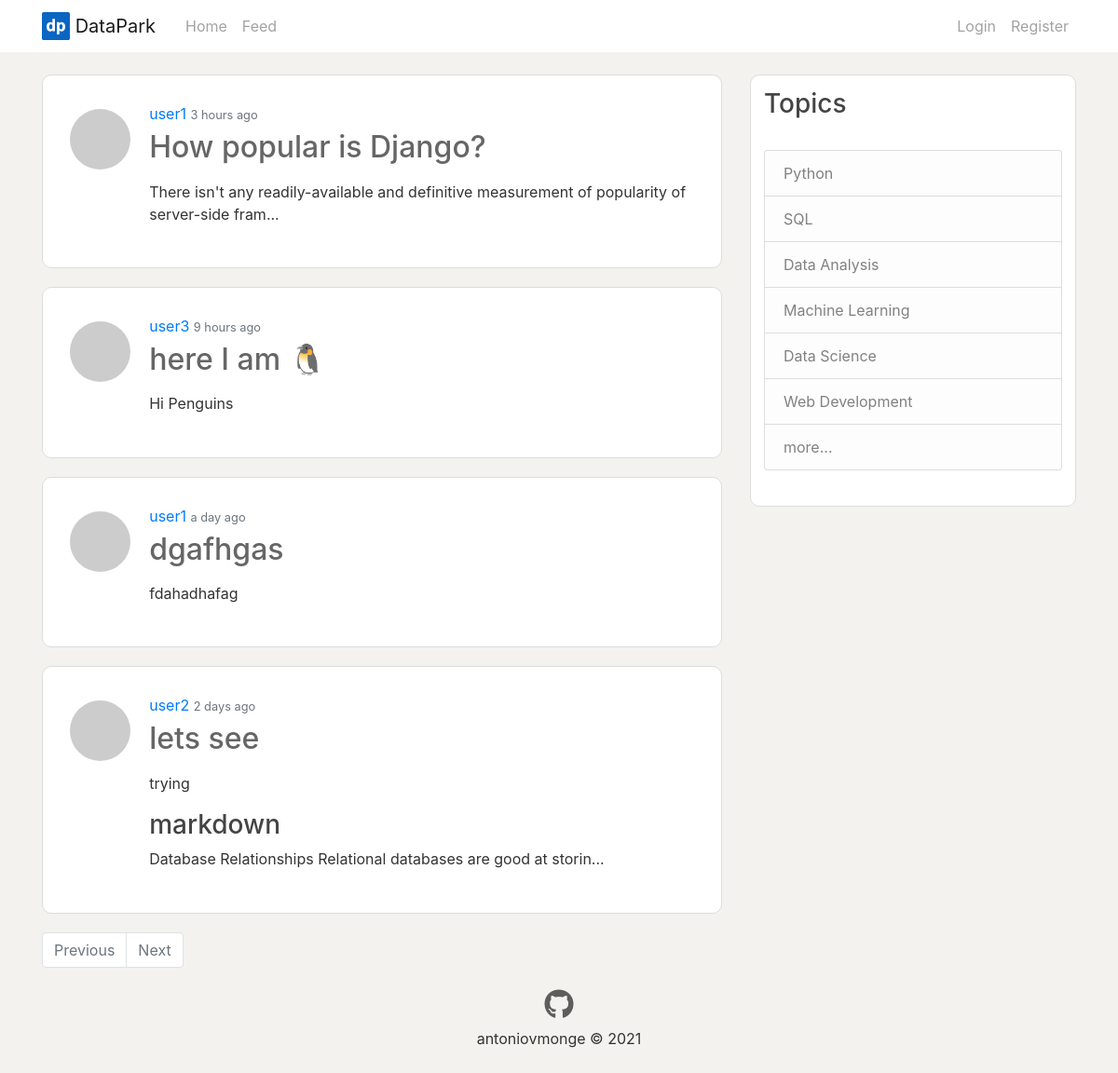
The page /home on the database its author committed.
### app/models.py (models this page shows, shortened)
class Post(db.Model):
    id = db.Column(db.Integer, primary_key=True)
    title = db.Column(db.String(100))
    body = db.Column(db.Text)
    body_html = db.Column(db.Text)
    timestamp = db.Column(db.DateTime, index=True, default=datetime.utcnow)
    user_id = db.Column(db.Integer, db.ForeignKey('user.id'))

class User(UserMixin, db.Model):
    id = db.Column(db.Integer, primary_key=True)
    username = db.Column(db.String(64), index=True, unique=True)
    email = db.Column(db.String(120), index=True, unique=True)
    password_hash = db.Column(db.String(128))
    about_me = db.Column(db.String(140))
    last_seen = db.Column(db.DateTime, default=datetime.utcnow)
    posts = db.relationship('Post', backref='author', lazy='dynamic')
    followed = db.relationship(
        'User',
        secondary=followers,
        primaryjoin=(followers.c.follower_id == id),
        secondaryjoin=(followers.c.followed_id == id),
        backref=db.backref('followers', lazy='dynamic'),
        lazy='dynamic')
    messages_sent = db.relationship('Message',
                                    foreign_keys='Message.sender_id',
                                    backref='author', lazy='dynamic')
    messages_received = db.relationship('Message',
                                        foreign_keys='Message.recipient_id',
                                        backref='recipient', lazy='dynamic')
    last_message_read_time = db.Column(db.DateTime)
    notifications = db.relationship('Notification', backref='user',
                                    lazy='dynamic')
    def avatar(self, size):
        digest = md5(self.email.lower().encode('utf-8')).hexdigest()
        return f"https://www.gravatar.com/avatar/{digest}?d=identicon&s={size}"

### app/main/routes.py (the view)
@bp.route('/', methods=['GET', 'POST'])
@bp.route('/home', methods=['GET', 'POST'])
def home():
    page = request.args.get('page', 1, type=int)
    posts = Post.query.order_by(Post.timestamp.desc()).paginate(
        page, current_app.config['POSTS_PER_PAGE'], False)
    next_url = url_for('main.home', page=posts.next_num) \
        if posts.has_next else None
    prev_url = url_for('main.home', page=posts.prev_num) \
        if posts.has_prev else None
    return render_template('home.html', posts=posts, title='Home Page',
                            next_url=next_url, prev_url=prev_url)

### app/templates/home.html (shortened to what this page needs)
{% extends "layout.html" %}
{% block content %}
    <div>
        {% if posts %}
            {% for post in posts.items %}
                {% include 'posts/_post_preview.html' %}
            {% endfor %}
        {% else %}
        <div class="content-section">
            <p>Start following users and / or create your posts to populate your timeline 😇</p>
            <a class="text-mutted" href="{{ url_for('main.home') }}">All Posts</a>
        </div>
        {% endif %}
    </div>
    <nav aria-label="...">
        <ul class="pagination">
            <li class="page-item {% if not prev_url %} disabled {% endif %}">
                <a class="page-link" href="{{ prev_url or '#' }}" tabindex="-1">Previous</a>
            </li>
            <li class="page-item  {% if not next_url %} disabled {% endif %}">
                <a class="page-link" href="{{ next_url or '#' }}" tabindex="+1">Next</a>
            </li>
        </ul>
    </nav>
{% endblock content %}

### app/templates/posts/_post_preview.html
<article class="media content-section">
    <img class="rounded-circle article-img"  src="{{ post.author.avatar(64) }}">
    <div class="media-body">
        <div class="article-metadata">
            <a class="mr-2h" href="{{ url_for('users.user', username=post.author.username) }}">{{ post.author.username }}</a>
            <small class="text-muted">{{ moment(post.timestamp).fromNow() }}</small>
        </div>
        <h2><a class="article-title" href="{{ url_for('posts.post', post_id=post.id) }}">{{ post.title }}</a></h2>
        <p class='article-content'>{{ post.body_html | safe | truncate(100, true) }}</p>
    </div>
</article>

### app/static/main.css (style rules this page uses)
body { background: #F3F2EF; color: #333333; margin-top: 5rem; }
h1, h2, h3, h4, h5, h6 { color: #444444; }
.content-section { background: #ffffff; padding: 4%; border: 1px solid #dddddd; border-radius: 10px; margin-bottom: 20px; }
.article-title { color: #444444d0; }
.article-content { margin-left:3%; margin-right: 3%; }
.article-img { height: 65px; width: 65px; margin-right: 20px; margin-top: 7px; }
.article-metadata { padding-bottom: 1px; margin-bottom: 4px; }

### rows shown on the page
Post: author.username "user1", timestamp "3 hours ago", title "How popular is Django?", body_html "There isn't any readily-available and definitive measurement of popularity of server-side fram..."
Post: author.username "user3", timestamp "9 hours ago", title "here I am 🐧", body_html "Hi Penguins"
Post: author.username "user1", timestamp "a day ago", title "dgafhgas", body_html "fdahadhafag"
Post: author.username "user2", timestamp "2 days ago", title "lets see", body_html "trying markdown Database Relationships Relational databases are good at storin..."
